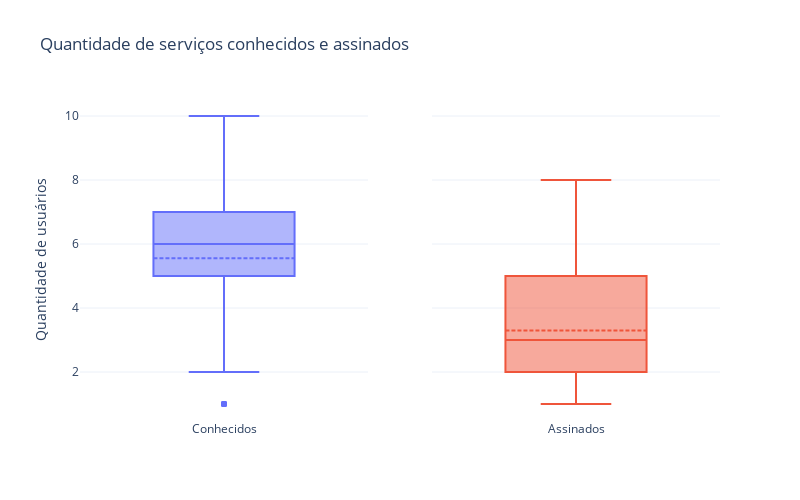

The code cell stored with this chart in its notebook:
### Code cell
fig = make_subplots(rows=1, cols=2, shared_yaxes=True)
fig.add_trace(go.Box(y=df.n_servicos_conhecidos, name="Conhecidos", boxmean=True), row=1, col=1)
fig.add_trace(go.Box(y=df.n_servicos_assinados, name="Assinados", boxmean=True), row=1, col=2)
fig.update_layout(template="plotly_white",
                    title="Quantidade de serviços conhecidos e assinados",
                    yaxis={"title": "Quantidade de usuários",
                    },
                    width=800,
                    height=500,
                    showlegend=False,
                        )
fig.show()

### Figure 1 — Plotly figure (JSON) as saved in the notebook; plotly's stock layout.template omitted (floating-point values rounded to 4 significant figures; data arrays with more than 128 entries replaced by an {"elided": "..."} marker saying what was removed)
{"data": [{"boxmean": true, "name": "Conhecidos", "type": "box", "xaxis": "x", "y": {"elided": "213 int values"}, "yaxis": "y"}, {"boxmean": true, "name": "Assinados", "type": "box", "xaxis": "x2", "y": {"elided": "213 int values"}, "yaxis": "y2"}], "layout": {"height": 500, "showlegend": false, "title": {"text": "Quantidade de serviços conhecidos e assinados"}, "width": 800, "xaxis": {"anchor": "y", "domain": [0, 0.45]}, "xaxis2": {"anchor": "y2", "domain": [0.55, 1]}, "yaxis": {"anchor": "x", "domain": [0, 1], "title": {"text": "Quantidade de usuários"}}, "yaxis2": {"anchor": "x2", "domain": [0, 1], "matches": "y", "showticklabels": false}}}
